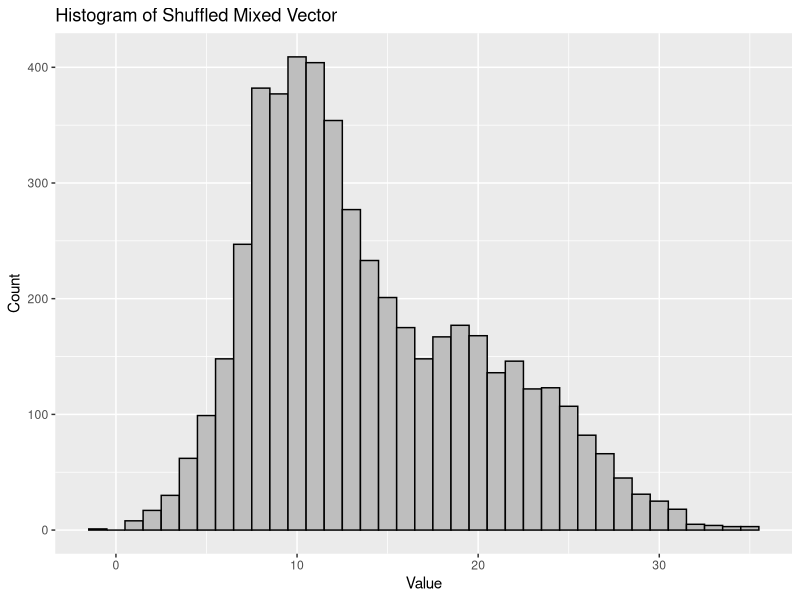

This chart was generated by the following R code: (Note: this script raises an error after producing the figure.)
library(tidyverse)
set.seed(2000)
data <- c(rnorm(2000, 20, 5), rnorm(3000, 10, 3))
df <- data.frame(value = data)

# Plot the histogram
ggplot(df, aes(x = value)) +
    geom_histogram(binwidth = 1, color = "black", fill = "gray") +
    labs(title = "Histogram of Shuffled Mixed Vector",
         x = "Value",
         y = "Count")


# parameters generator
global.par <- function(par){
    mu1 <<- par[1]; sigma1 <<- par[2]; pi1 <<- par[3]
    mu2 <<- par[4]; sigma2 <<- par[5]; pi2 <<- par[6]
}

Pr_zi.eaual.1 <- function(vec){
    pr_vec1 <- dnorm(vec, mean = mu1, sd = sigma1)
    pr_vec2 <- dnorm(vec, mean = mu2, sd = sigma2)
    
    pr_zi.eaual.1 <- pi1*pr_vec1 / (pi1*pr_vec1 + pi2*pr_vec2)
    return(pr_zi.eaual.1)
}

Pr_zi.eaual.2 <- function(vec){
    pr_vec1 <- dnorm(vec, mean = mu1, sd = sigma1)
    pr_vec2 <- dnorm(vec, mean = mu2, sd = sigma2)
    
    pr_zi.eaual.2 <- pi2*pr_vec2 / (pi1*pr_vec1 + pi2*pr_vec2)
    return(pr_zi.eaual.2)
}

obj.fun <- function(vec){
    pr_zi.eaual.1 <- Pr_zi.eaual.1(vec)
    pr_zi.eaual.2 <- Pr_zi.eaual.2(vec)
    q <- pr_zi.eaual.1* (log(pi1) + dnorm(vec, mu1, sigma1, log = TRUE)) + 
        pr_zi.eaual.2* (log(pi2) + dnorm(vec, mu2, sigma2, log = TRUE))
    neg.Q <- -sum(q)
    return(neg.Q)
}

init <- runif(6, 0, 1)
tolerance <- 1e-6; max_iter <- 1e6
count <- 0
record <- rep(NA, max_iter)
global.par(init)
logl <- obj.fun(vec=data)
record[1] <- obj.fun(vec=data)


while (TRUE) {
    count <- count + 1
    # E-step: calculate the posterior probabilities
    pr1 <- Pr_zi.eaual.1(data) ; pr2 <- Pr_zi.eaual.2(data)
    pi1 <- mean(pr1)
    pi2 <- mean(pr2)
    
    # M-step: update the parameters
    mu1 <- sum(data * pr1) / sum(pr1)
    mu2 <- sum(data * pr2) / sum(pr2)
    sigma1 <- sqrt(sum((data - mu1)^2 * pr1) / sum(pr1))
    sigma2 <- sqrt(sum((data - mu1)^2 * pr2) / sum(pr2))
    
    newlogl <- obj.fun(data)
    record[count+1] <- newlogl
    if (abs(newlogl - logl) < tolerance) {
        break
    } else {
        logl <- newlogl
    }

    if (count == max_iter){
        break
    }
}
record <- record[!is.na(record)]
